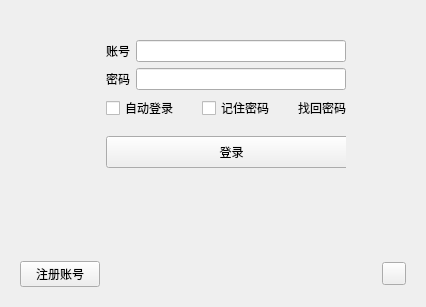
<?xml version="1.0" encoding="UTF-8"?>
<ui version="4.0">
 <class>LoginPanel</class>
 <widget class="QWidget" name="LoginPanel">
  <property name="geometry">
   <rect>
    <x>0</x>
    <y>0</y>
    <width>426</width>
    <height>307</height>
   </rect>
  </property>
  <property name="sizePolicy">
   <sizepolicy hsizetype="Fixed" vsizetype="Fixed">
    <horstretch>0</horstretch>
    <verstretch>0</verstretch>
   </sizepolicy>
  </property>
  <property name="windowTitle">
   <string>ChatQQ</string>
  </property>
  <layout class="QVBoxLayout" name="verticalLayout">
   <item>
    <widget class="QWidget" name="LoginWidget" native="true">
     <layout class="QGridLayout" name="gridLayout">
      <item row="0" column="1" colspan="3">
       <widget class="ImageLabel" name="imgLB_logo">
        <property name="sizePolicy">
         <sizepolicy hsizetype="Maximum" vsizetype="Maximum">
          <horstretch>0</horstretch>
          <verstretch>0</verstretch>
         </sizepolicy>
        </property>
        <property name="maximumSize">
         <size>
          <width>216</width>
          <height>72</height>
         </size>
        </property>
       </widget>
      </item>
      <item row="1" column="1" colspan="3">
       <layout class="QHBoxLayout" name="layout_username">
        <item>
         <widget class="CaptionLabel" name="lb_username">
          <property name="text">
           <string>账号</string>
          </property>
         </widget>
        </item>
        <item>
         <widget class="EditableComboBox" name="comb_username"/>
        </item>
       </layout>
      </item>
      <item row="2" column="1" colspan="3">
       <layout class="QHBoxLayout" name="layout_password">
        <item>
         <widget class="CaptionLabel" name="lb_password">
          <property name="text">
           <string>密码</string>
          </property>
         </widget>
        </item>
        <item>
         <widget class="PasswordLineEdit" name="PasswordLineEdit"/>
        </item>
       </layout>
      </item>
      <item row="3" column="1">
       <widget class="CheckBox" name="cb_autoLogin">
        <property name="minimumSize">
         <size>
          <width>90</width>
          <height>22</height>
         </size>
        </property>
        <property name="text">
         <string>自动登录</string>
        </property>
       </widget>
      </item>
      <item row="3" column="2">
       <widget class="CheckBox" name="cb_rememberPassword">
        <property name="minimumSize">
         <size>
          <width>90</width>
          <height>22</height>
         </size>
        </property>
        <property name="text">
         <string>记住密码</string>
        </property>
       </widget>
      </item>
      <item row="3" column="3">
       <widget class="CaptionLabel" name="lb_findPassword">
        <property name="minimumSize">
         <size>
          <width>48</width>
          <height>0</height>
         </size>
        </property>
        <property name="text">
         <string>找回密码</string>
        </property>
       </widget>
      </item>
      <item row="4" column="1" colspan="3">
       <widget class="QStackedWidget" name="stackedWidget_login">
        <property name="currentIndex">
         <number>0</number>
        </property>
        <widget class="QWidget" name="page">
         <widget class="PushButton" name="bt_login">
          <property name="geometry">
           <rect>
            <x>0</x>
            <y>10</y>
            <width>251</width>
            <height>32</height>
           </rect>
          </property>
          <property name="minimumSize">
           <size>
            <width>240</width>
            <height>0</height>
           </size>
          </property>
          <property name="text">
           <string>登录</string>
          </property>
         </widget>
        </widget>
        <widget class="QWidget" name="page_2">
         <widget class="IndeterminateProgressRing" name="lb_loading">
          <property name="geometry">
           <rect>
            <x>100</x>
            <y>10</y>
            <width>30</width>
            <height>30</height>
           </rect>
          </property>
          <property name="minimumSize">
           <size>
            <width>30</width>
            <height>30</height>
           </size>
          </property>
          <property name="maximumSize">
           <size>
            <width>30</width>
            <height>30</height>
           </size>
          </property>
         </widget>
        </widget>
       </widget>
      </item>
      <item row="5" column="0">
       <widget class="HyperlinkLabel" name="lb_register">
        <property name="text">
         <string>注册账号</string>
        </property>
       </widget>
      </item>
      <item row="5" column="4">
       <layout class="QHBoxLayout" name="layout_QRcode">
        <item>
         <spacer name="horizontalSpacer">
          <property name="orientation">
           <enum>Qt::Horizontal</enum>
          </property>
          <property name="sizeHint" stdset="0">
           <size>
            <width>40</width>
            <height>20</height>
           </size>
          </property>
         </spacer>
        </item>
        <item>
         <widget class="ToolButton" name="bt_QRcode"/>
        </item>
       </layout>
      </item>
     </layout>
    </widget>
   </item>
  </layout>
 </widget>
 <customwidgets>
  <customwidget>
   <class>CheckBox</class>
   <extends>QCheckBox</extends>
   <header>qfluentwidgets</header>
  </customwidget>
  <customwidget>
   <class>EditableComboBox</class>
   <extends>LineEdit</extends>
   <header>qfluentwidgets</header>
  </customwidget>
  <customwidget>
   <class>PushButton</class>
   <extends>QPushButton</extends>
   <header>qfluentwidgets</header>
  </customwidget>
  <customwidget>
   <class>ToolButton</class>
   <extends>QToolButton</extends>
   <header>qfluentwidgets</header>
  </customwidget>
  <customwidget>
   <class>CaptionLabel</class>
   <extends>QLabel</extends>
   <header>qfluentwidgets</header>
  </customwidget>
  <customwidget>
   <class>HyperlinkLabel</class>
   <extends>QPushButton</extends>
   <header>qfluentwidgets</header>
  </customwidget>
  <customwidget>
   <class>ImageLabel</class>
   <extends>QLabel</extends>
   <header>qfluentwidgets</header>
  </customwidget>
  <customwidget>
   <class>IndeterminateProgressRing</class>
   <extends>QProgressBar</extends>
   <header>qfluentwidgets</header>
  </customwidget>
  <customwidget>
   <class>LineEdit</class>
   <extends>QLineEdit</extends>
   <header>qfluentwidgets</header>
  </customwidget>
  <customwidget>
   <class>PasswordLineEdit</class>
   <extends>LineEdit</extends>
   <header>qfluentwidgets</header>
  </customwidget>
 </customwidgets>
 <resources/>
 <connections/>
</ui>
